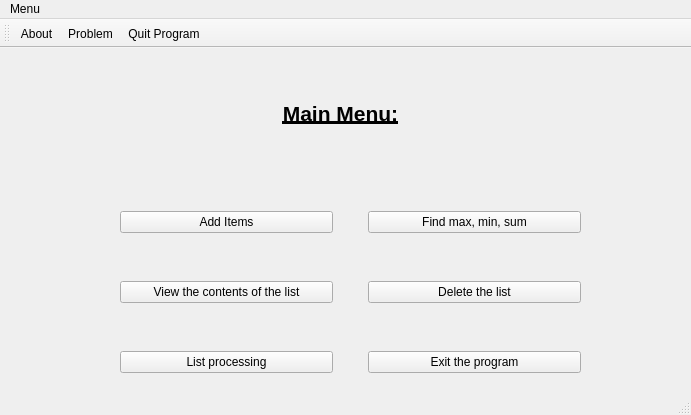
<?xml version="1.0" encoding="UTF-8"?>
<ui version="4.0">
 <class>MainWindow</class>
 <widget class="QMainWindow" name="MainWindow">
  <property name="geometry">
   <rect>
    <x>0</x>
    <y>0</y>
    <width>691</width>
    <height>415</height>
   </rect>
  </property>
  <property name="windowTitle">
   <string>MainWindow</string>
  </property>
  <widget class="QWidget" name="centralwidget">
   <widget class="QWidget" name="gridLayoutWidget">
    <property name="geometry">
     <rect>
      <x>120</x>
      <y>150</y>
      <width>461</width>
      <height>191</height>
     </rect>
    </property>
    <layout class="QGridLayout" name="gridLayout">
     <property name="spacing">
      <number>35</number>
     </property>
     <item row="0" column="1">
      <widget class="QPushButton" name="pushButton">
       <property name="text">
        <string>Find max, min, sum</string>
       </property>
      </widget>
     </item>
     <item row="4" column="0">
      <widget class="QPushButton" name="pushButton_2">
       <property name="text">
        <string>List processing</string>
       </property>
      </widget>
     </item>
     <item row="0" column="0">
      <widget class="QPushButton" name="pushButton_5">
       <property name="text">
        <string>Add Items</string>
       </property>
      </widget>
     </item>
     <item row="2" column="1">
      <widget class="QPushButton" name="pushButton_6">
       <property name="text">
        <string>Delete the list</string>
       </property>
      </widget>
     </item>
     <item row="2" column="0">
      <widget class="QPushButton" name="pushButton_4">
       <property name="text">
        <string>View the contents of the list</string>
       </property>
      </widget>
     </item>
     <item row="4" column="1">
      <widget class="QPushButton" name="pushButton_3">
       <property name="text">
        <string>Exit the program</string>
       </property>
      </widget>
     </item>
    </layout>
   </widget>
   <widget class="QLabel" name="label">
    <property name="geometry">
     <rect>
      <x>280</x>
      <y>40</y>
      <width>121</width>
      <height>51</height>
     </rect>
    </property>
    <property name="text">
     <string>&lt;html&gt;&lt;head/&gt;&lt;body&gt;&lt;p align=&quot;center&quot;&gt;&lt;span style=&quot; font-size:16pt; font-weight:700; text-decoration: underline;&quot;&gt;Main Menu:&lt;/span&gt;&lt;/p&gt;&lt;/body&gt;&lt;/html&gt;</string>
    </property>
   </widget>
  </widget>
  <widget class="QMenuBar" name="menubar">
   <property name="geometry">
    <rect>
     <x>0</x>
     <y>0</y>
     <width>691</width>
     <height>23</height>
    </rect>
   </property>
   <widget class="QMenu" name="menuMenu">
    <property name="title">
     <string>Menu</string>
    </property>
    <addaction name="actionAbout"/>
    <addaction name="actionProblem"/>
    <addaction name="actionQuit_Program"/>
   </widget>
   <addaction name="menuMenu"/>
  </widget>
  <widget class="QStatusBar" name="statusbar"/>
  <widget class="QToolBar" name="toolBar">
   <property name="windowTitle">
    <string>toolBar</string>
   </property>
   <attribute name="toolBarArea">
    <enum>TopToolBarArea</enum>
   </attribute>
   <attribute name="toolBarBreak">
    <bool>false</bool>
   </attribute>
   <addaction name="actionAbout"/>
   <addaction name="actionProblem"/>
   <addaction name="actionQuit_Program"/>
  </widget>
  <action name="actionAbout">
   <property name="icon">
    <iconset resource="resources.qrc">
     <normaloff>:/rec/info.png</normaloff>:/rec/info.png</iconset>
   </property>
   <property name="text">
    <string>About</string>
   </property>
  </action>
  <action name="actionQuit_Program">
   <property name="icon">
    <iconset resource="resources.qrc">
     <normaloff>:/rec/quit.png</normaloff>:/rec/quit.png</iconset>
   </property>
   <property name="text">
    <string>Quit Program</string>
   </property>
  </action>
  <action name="actionProblem">
   <property name="icon">
    <iconset resource="resources.qrc">
     <normaloff>:/rec/idea.png</normaloff>:/rec/idea.png</iconset>
   </property>
   <property name="text">
    <string>Problem</string>
   </property>
  </action>
 </widget>
 <resources>
  <include location="resources.qrc"/>
 </resources>
 <connections/>
</ui>
